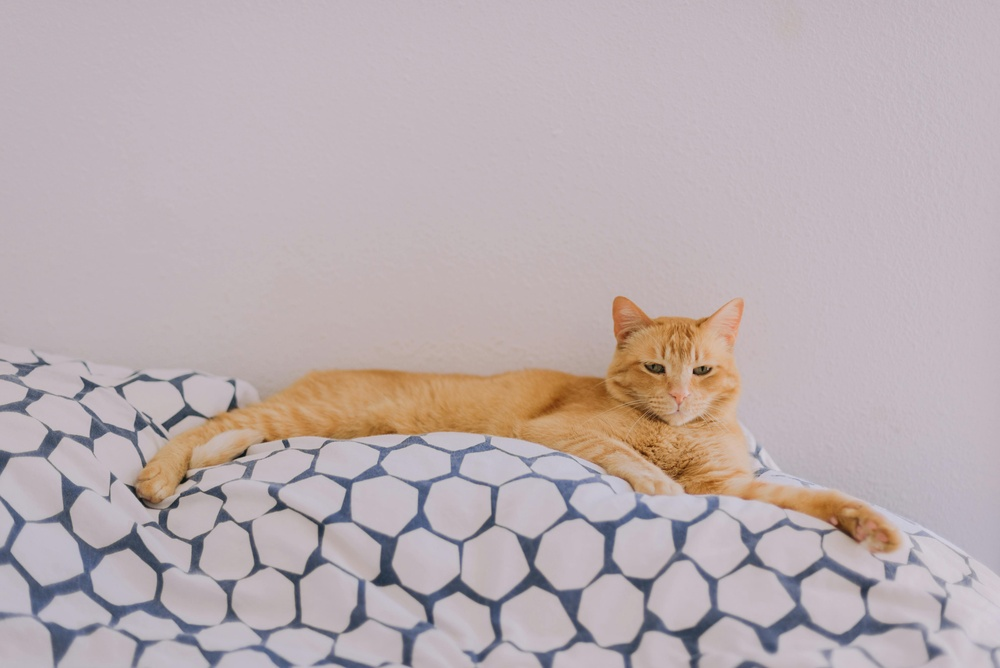
#> input picture CV-Filters/Data/Inputs/cat.jpg, 1000 x 668 px, shrunk from 6016 x 4016 before the run, found by its file name
$ python convolution_test.py
#> lines starting #> are read from the running program, lines starting #| are printed output that depends on the picture
### CV-Filters/src/utils/image_utils.py
import cv2
import matplotlib.pyplot as plt
import numpy as np


def load_image(image_path: str) -> np.ndarray:
    """
    Load grayscale image.

    Args:
        image_path: Path to image

    Returns:
        Grayscale image
    """
#> called with image_path = 'Data/Inputs/cat.jpg'

    image = cv2.imread(image_path, 0)
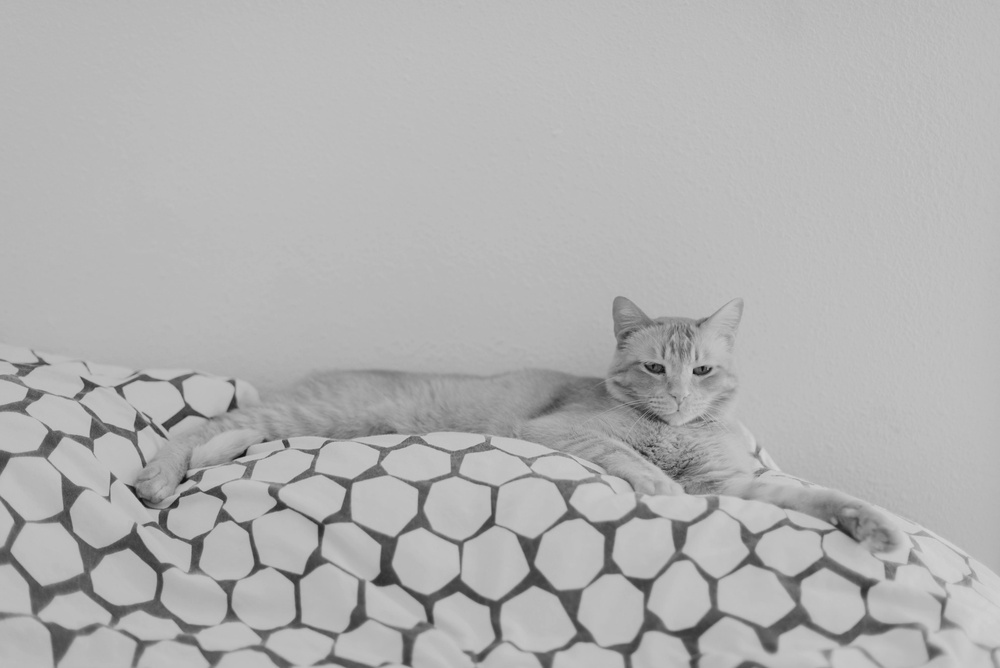
#> image: shape (668, 1000); min 14, max 212, mean 177.5
#| Image Shape before padding:  (668, 1000)

    if image is None:
        raise FileNotFoundError(
            f"Failed to load image: {image_path}"
        )

    return image


# [14 lines left out: function show_image, not called in this run]


# Load image
# image = load_image("../..//Data/Inputs/cat.jpg")

# Display image
# show_image(image, "Original Image")

### CV-Filters/src/core/padding.py
import numpy as np

"""
Without padding:

image shrinks
border information lost
"""

def zero_padding(
        image: np.ndarray,
        pad_size: int
) -> np.ndarray:
    """
    Add zero padding manually.
    """
#> called with pad_size = 1
    height, width = image.shape
#> height = 668; width = 1000
    padded_height = height + 2 * pad_size
#> padded_height = 670
    padded_width = width + 2 * pad_size
#> padded_width = 1002

    padded_image = np.zeros(
        (padded_height, padded_width), dtype=image.dtype
    )

    padded_image[
        pad_size:pad_size + height,
        pad_size:pad_size + width
    ] = image
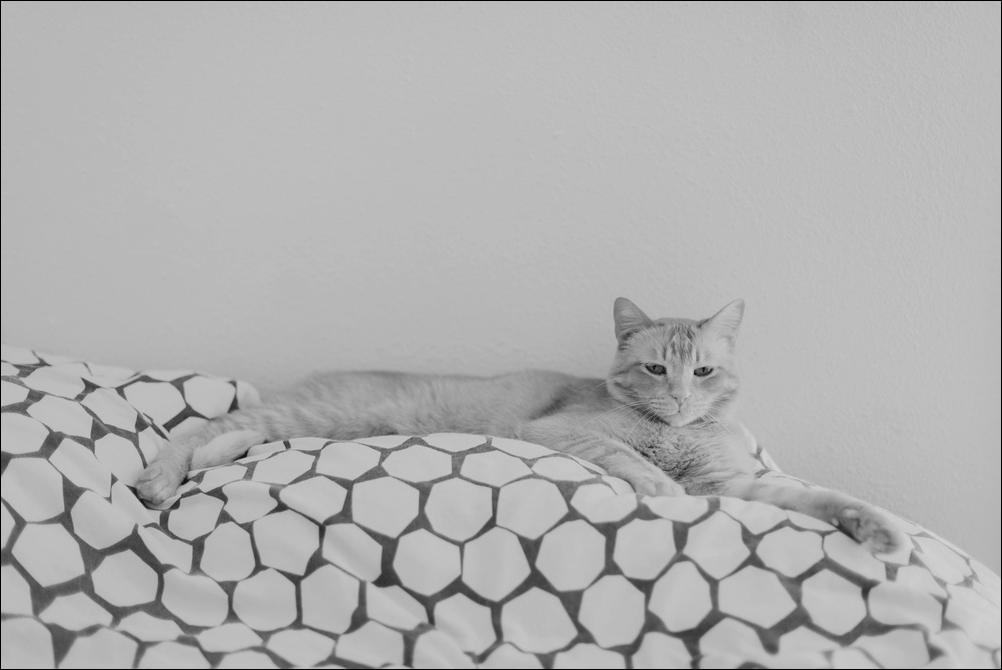
#> padded_image: shape (670, 1002); min 0, max 212, mean 176.6
    return padded_image

### CV-Filters/src/core/convolution.py
import numpy as np
from src.core.padding import zero_padding

def convolve2d(image: np.ndarray,
               kernel: np.ndarray,
               stride: int = 2,
               padding: int = 0) -> np.ndarray:

    """
    Perform manual 2D convolution.

    Args:
        image: Grayscale input
        Kernel: Convolution Kernel

    Returns:
        Feature Map
    """

    # Flip kernel for true convolution
    kernel = np.flipud(np.fliplr(kernel))
    kernel_height, kernel_width = kernel.shape
    padded_image = zero_padding(image, padding)
    image_height, image_width = padded_image.shape
#> image_height = 670; image_width = 1002

    # Output dimensions
    output_height = ((image_height - kernel_height)//stride) + 1
#> output_height = 334
    output_width = ((image_width - kernel_width)//stride) + 1
#> output_width = 500

    output = np.zeros((output_height, output_width))

    # Sliding window
    for y in range(0, output_height):
        for x in range(0, output_width):

            # Extract local region

            y_start = y * stride
            y_end = y_start + kernel_height

            x_start = x * stride
            x_end = x_start + kernel_width

            region = padded_image[
                y_start:y_end,
                x_start:x_end
            ]

            # Element-wise multiplication
            multiplied = region * kernel

            # Summation
            value = np.sum(multiplied)

            # Store output
            output[y,x] = value
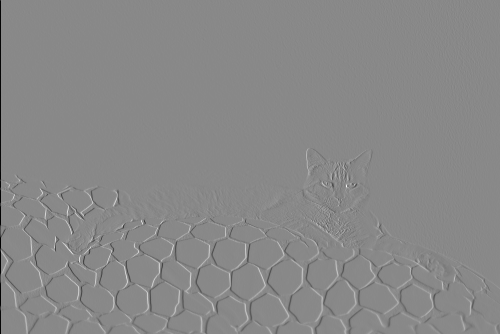
#> output: shape (334, 500) float64; min -760, max 655, mean -1.5; drawn with min black and max white

            # [15 lines of commented-out code are left out]

    return output

"""
IMPORTANT — Convolution vs Correlation

True convolution flips kernel.

Most deep learning libraries actually use:

cross-correlation
NOT strict convolution

But mathematically:

convolution includes flipping.

This distinction matters in research.
"""

### CV-Filters/tests/convolution_test.py
import numpy as np
import cv2
import os
from tests.conv_from_scratch import elementwise_multiplication
from src.filters.kernels import edge_filter, box_blur_filter, sharpen_filter, gaussian_blur, sobel_x, sobel_y, PREWITT_X, PREWITT_Y
from src.core.convolution import convolve2d
from src.utils.image_utils import load_image, show_image
from src.core.dilation import dilation

image = load_image("Data/Inputs/cat.jpg")

"""
For Kernel size: K
Padding: P
Image size: N
Output size = [(N-K+2P)/S] + 1
Where S -> Stride
"""

print("Image Shape before padding: ",image.shape)

sobel_x_output = convolve2d(
    image,
    sobel_x,
    padding=1
)

sobel_y_output = convolve2d(
    image,
    sobel_y,
    padding=1
)
#> call 2 of convolve2d, with kernel = array of shape (3, 3), stride = 2, padding = 1
#> after the loop in convolve2d (call 2), `for y in range(0, output_height):`:
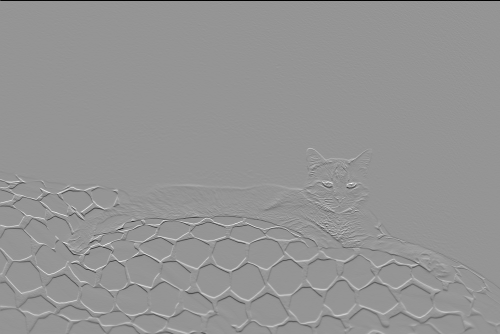
#> output: shape (334, 500) float64; min -760, max 540, mean -2.1; drawn with min black and max white

# print("Image shape after padding: ",sobel_x_output.shape)
# show_image(sobel_x_output, title="Sobel X Filter")

# Save image:-
# Convert to uint8
# sobel_x_output = sobel_x_output.clip(0, 255).astype("uint8")

# Output folder
# output_folder = r"C:\Users\jagje\AI hub\CV-Learning\CV-Filters\Data\Outputs"

# Create folder if not exists
# os.makedirs(output_folder, exist_ok=True)

# Output path
# output_path = os.path.join(output_folder, "sobel_x_output.jpg")

# Save image
# cv2.imwrite(output_path, sobel_x_output)

# print(f"Saved at: {output_path}")

# Gradient magnitude
gradient_magnitude = np.sqrt(
    sobel_x_output.astype(np.float32) ** 2 +
    sobel_y_output.astype(np.float32) ** 2
)
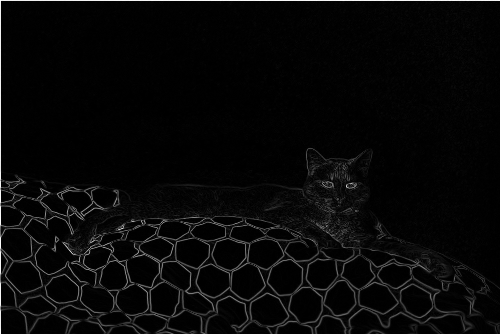
#> gradient_magnitude: shape (334, 500) float32; min 0, max 773.6, mean 25.7; drawn with min black and max white

# Normalize to 0–255
gradient_magnitude = (
    gradient_magnitude / gradient_magnitude.max()
) * 255

gradient_magnitude = gradient_magnitude.astype(np.uint8)

# Save output
output_folder = r"C:\Users\jagje\AI hub\CV-Learning\CV-Filters\Data\Outputs"

os.makedirs(output_folder, exist_ok=True)

output_path = os.path.join(
    output_folder,
    "gradient_magnitude_output.jpg"
)

cv2.imwrite(output_path, gradient_magnitude)

# Gradient direction
gradient_direction = np.arctan2(
    sobel_y_output,
    sobel_x_output
)
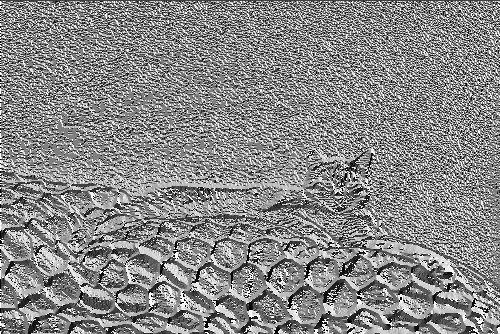
#> gradient_direction: shape (334, 500) float64; min -3.14, max 3.14, mean 0.226; drawn with min black and max white
print(gradient_direction)
#> (printed output is left out)
